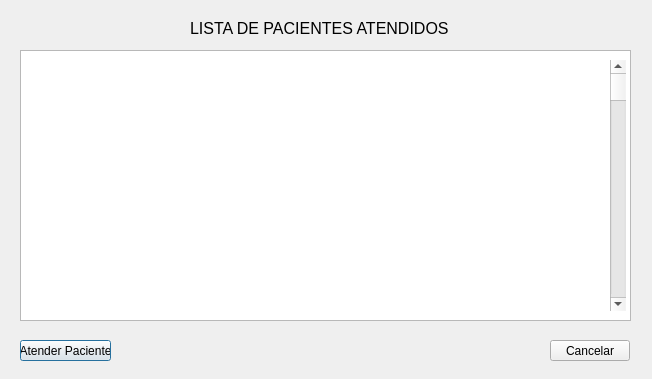
<?xml version="1.0" encoding="UTF-8"?>
<ui version="4.0">
 <class>mostrarFilaAtendidosGUI</class>
 <widget class="QDialog" name="mostrarFilaAtendidosGUI">
  <property name="geometry">
   <rect>
    <x>0</x>
    <y>0</y>
    <width>652</width>
    <height>379</height>
   </rect>
  </property>
  <property name="windowTitle">
   <string>Mostrar Fila de Atendidos</string>
  </property>
  <widget class="QLabel" name="label">
   <property name="geometry">
    <rect>
     <x>190</x>
     <y>20</y>
     <width>261</width>
     <height>16</height>
    </rect>
   </property>
   <property name="font">
    <font>
     <pointsize>12</pointsize>
    </font>
   </property>
   <property name="text">
    <string>LISTA DE PACIENTES ATENDIDOS</string>
   </property>
  </widget>
  <widget class="QColumnView" name="columnView">
   <property name="geometry">
    <rect>
     <x>20</x>
     <y>50</y>
     <width>611</width>
     <height>271</height>
    </rect>
   </property>
  </widget>
  <widget class="QScrollBar" name="verticalScrollBar">
   <property name="geometry">
    <rect>
     <x>610</x>
     <y>60</y>
     <width>16</width>
     <height>251</height>
    </rect>
   </property>
   <property name="orientation">
    <enum>Qt::Vertical</enum>
   </property>
  </widget>
  <widget class="QPushButton" name="pushButton">
   <property name="geometry">
    <rect>
     <x>20</x>
     <y>340</y>
     <width>91</width>
     <height>21</height>
    </rect>
   </property>
   <property name="text">
    <string>Atender Paciente</string>
   </property>
  </widget>
  <widget class="QPushButton" name="pushButton_2">
   <property name="geometry">
    <rect>
     <x>550</x>
     <y>340</y>
     <width>80</width>
     <height>21</height>
    </rect>
   </property>
   <property name="text">
    <string>Cancelar</string>
   </property>
  </widget>
 </widget>
 <resources/>
 <connections/>
</ui>
